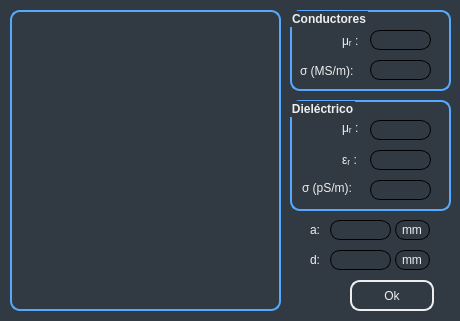
<?xml version="1.0" encoding="UTF-8"?>
<ui version="4.0">
 <class>Dialog</class>
 <widget class="QDialog" name="Dialog">
  <property name="enabled">
   <bool>true</bool>
  </property>
  <property name="geometry">
   <rect>
    <x>0</x>
    <y>0</y>
    <width>460</width>
    <height>321</height>
   </rect>
  </property>
  <property name="minimumSize">
   <size>
    <width>460</width>
    <height>321</height>
   </size>
  </property>
  <property name="maximumSize">
   <size>
    <width>460</width>
    <height>321</height>
   </size>
  </property>
  <property name="windowTitle">
   <string>Linea bifilar</string>
  </property>
  <property name="windowIcon">
   <iconset>
    <normaloff>minilogo.ico</normaloff>minilogo.ico</iconset>
  </property>
  <property name="windowOpacity">
   <double>1.000000000000000</double>
  </property>
  <property name="styleSheet">
   <string notr="true"> background-color: rgb(49, 58, 67);</string>
  </property>
  <property name="modal">
   <bool>false</bool>
  </property>
  <widget class="QPushButton" name="pbtn">
   <property name="geometry">
    <rect>
     <x>350</x>
     <y>280</y>
     <width>84</width>
     <height>31</height>
    </rect>
   </property>
   <property name="styleSheet">
    <string notr="true">QPushButton {
    border: 2px solid rgb(238, 238, 238);
    border-radius: 10px;
    background-color: transparent;
	color:rgb(238, 238, 238);
	font: 75 10pt &quot;MS Shell Dlg 2&quot;;
}

QPushButton:hover{
	border: 2px solid rgb(85,170,255);
}

QPushButton:pressed {
    background-color: rgb(85,170,255);
	color:black;
}

QPushButton:flat {
    border: none; /* no border for a flat push button */
}

QPushButton:default {
    border-color: navy; /* make the default button prominent */
}</string>
   </property>
   <property name="text">
    <string>Ok</string>
   </property>
   <property name="autoDefault">
    <bool>false</bool>
   </property>
  </widget>
  <widget class="QLabel" name="lbl_imagen">
   <property name="geometry">
    <rect>
     <x>20</x>
     <y>100</y>
     <width>251</width>
     <height>121</height>
    </rect>
   </property>
   <property name="text">
    <string/>
   </property>
   <property name="pixmap">
    <pixmap>lineabifilar.png</pixmap>
   </property>
   <property name="scaledContents">
    <bool>true</bool>
   </property>
  </widget>
  <widget class="QGroupBox" name="gpbx_conductores">
   <property name="geometry">
    <rect>
     <x>290</x>
     <y>10</y>
     <width>161</width>
     <height>81</height>
    </rect>
   </property>
   <property name="styleSheet">
    <string notr="true">QGroupBox {
    background-color: rgb(49, 58, 67);
    border: 2px solid;
	border-color:rgb(85,170,255);
    border-radius: 10px;
    margin-top: 1ex; /* leave space at the top for the title */
	font-size: 12px;
    font-weight: bold;
}
QGroupBox::title {
color:rgb(238, 238, 238);
font: 75 12pt &quot;MS Shell Dlg 2&quot;;
}</string>
   </property>
   <property name="title">
    <string>Conductores</string>
   </property>
   <widget class="QLabel" name="lbl_urc">
    <property name="geometry">
     <rect>
      <x>52</x>
      <y>20</y>
      <width>31</width>
      <height>21</height>
     </rect>
    </property>
    <property name="toolTip">
     <string>&lt;html&gt;&lt;head/&gt;&lt;body&gt;&lt;p&gt;Permeabilidad magnética relativa de los conductores.&lt;/p&gt;&lt;/body&gt;&lt;/html&gt;</string>
    </property>
    <property name="styleSheet">
     <string notr="true">QLabel{
color:rgb(238, 238, 238);
font: 75 10pt &quot;MS Shell Dlg 2&quot;;
}
QToolTip{ 
background-color: rgb(79, 93, 108); 
color: rgb(238, 238, 238); 
border: black solid 2px;
}</string>
    </property>
    <property name="text">
     <string>μᵣ :</string>
    </property>
   </widget>
   <widget class="QLabel" name="lbl_Dc">
    <property name="geometry">
     <rect>
      <x>10</x>
      <y>50</y>
      <width>81</width>
      <height>21</height>
     </rect>
    </property>
    <property name="toolTip">
     <string>&lt;html&gt;&lt;head/&gt;&lt;body&gt;&lt;p&gt;Conductividad de los conductores.&lt;/p&gt;&lt;/body&gt;&lt;/html&gt;</string>
    </property>
    <property name="styleSheet">
     <string notr="true">QLabel{
color:rgb(238, 238, 238);
font: 75 10pt &quot;MS Shell Dlg 2&quot;;
}
QToolTip{ 
background-color: rgb(79, 93, 108); 
color: rgb(238, 238, 238); 
border: black solid 2px;
}</string>
    </property>
    <property name="text">
     <string>σ (MS/m):</string>
    </property>
   </widget>
   <widget class="QLineEdit" name="linedit_urc">
    <property name="geometry">
     <rect>
      <x>80</x>
      <y>20</y>
      <width>61</width>
      <height>20</height>
     </rect>
    </property>
    <property name="styleSheet">
     <string notr="true">QLineEdit{
border:1px solid rgb(0, 0, 0);
border-radius: 10px;
color:rgb(238, 238, 238);
font: 75 10pt &quot;MS Shell Dlg 2&quot;;
padding-left: 5px;
padding-right: 5px;
background-color: rgb(49, 58, 67);
}
QLineEdit:hover{
border: 1px solid rgb(85,170,255);
background-color:rgb(79, 93, 108);
}
QLineEdit:focus{
border: 1px solid rgb(85,170,255);
background-color:rgb(79, 93, 108);
}</string>
    </property>
   </widget>
   <widget class="QLineEdit" name="linedit_Dc">
    <property name="geometry">
     <rect>
      <x>80</x>
      <y>50</y>
      <width>61</width>
      <height>20</height>
     </rect>
    </property>
    <property name="styleSheet">
     <string notr="true">QLineEdit{
border:1px solid rgb(0, 0, 0);
border-radius: 10px;
color:rgb(238, 238, 238);
font: 75 10pt &quot;MS Shell Dlg 2&quot;;
padding-left: 5px;
padding-right: 5px;
background-color: rgb(49, 58, 67);
}
QLineEdit:hover{
border: 1px solid rgb(85,170,255);
background-color:rgb(79, 93, 108);
}
QLineEdit:focus{
border: 1px solid rgb(85,170,255);
background-color:rgb(79, 93, 108);
}</string>
    </property>
   </widget>
  </widget>
  <widget class="QGroupBox" name="gpbx_dielectrico">
   <property name="geometry">
    <rect>
     <x>290</x>
     <y>100</y>
     <width>161</width>
     <height>111</height>
    </rect>
   </property>
   <property name="styleSheet">
    <string notr="true">QGroupBox {
    background-color: rgb(49, 58, 67);
    border: 2px solid;
	border-color:rgb(85,170,255);
    border-radius: 10px;
    margin-top: 1ex; /* leave space at the top for the title */
	font-size: 12px;
    font-weight: bold;
}
QGroupBox::title {
color:rgb(238, 238, 238);
font: 75 12pt &quot;MS Shell Dlg 2&quot;;
}</string>
   </property>
   <property name="title">
    <string>Dieléctrico</string>
   </property>
   <widget class="QLabel" name="lbl_Dd">
    <property name="geometry">
     <rect>
      <x>12</x>
      <y>80</y>
      <width>61</width>
      <height>16</height>
     </rect>
    </property>
    <property name="toolTip">
     <string>&lt;html&gt;&lt;head/&gt;&lt;body&gt;&lt;p&gt;Conductividad del dieléctrico.&lt;/p&gt;&lt;/body&gt;&lt;/html&gt;</string>
    </property>
    <property name="styleSheet">
     <string notr="true">QLabel{
color:rgb(238, 238, 238);
font: 75 10pt &quot;MS Shell Dlg 2&quot;;
}
QToolTip{ 
background-color: rgb(79, 93, 108); 
color: rgb(238, 238, 238); 
border: black solid 2px;
}</string>
    </property>
    <property name="text">
     <string>σ (pS/m):</string>
    </property>
   </widget>
   <widget class="QLabel" name="lbl_urd">
    <property name="geometry">
     <rect>
      <x>52</x>
      <y>20</y>
      <width>31</width>
      <height>16</height>
     </rect>
    </property>
    <property name="toolTip">
     <string>&lt;html&gt;&lt;head/&gt;&lt;body&gt;&lt;p&gt;Permeabilidad magnética relativa del dieléctrico.&lt;/p&gt;&lt;/body&gt;&lt;/html&gt;</string>
    </property>
    <property name="styleSheet">
     <string notr="true">QLabel{
color:rgb(238, 238, 238);
font: 75 10pt &quot;MS Shell Dlg 2&quot;;
}
QToolTip{ 
background-color: rgb(79, 93, 108); 
color: rgb(238, 238, 238); 
border: black solid 2px;
}</string>
    </property>
    <property name="text">
     <string>μᵣ :</string>
    </property>
   </widget>
   <widget class="QLabel" name="lbl_erd">
    <property name="geometry">
     <rect>
      <x>52</x>
      <y>50</y>
      <width>21</width>
      <height>20</height>
     </rect>
    </property>
    <property name="toolTip">
     <string>&lt;html&gt;&lt;head/&gt;&lt;body&gt;&lt;p&gt;Permitividad eléctrica relativa del dieléctrico.&lt;/p&gt;&lt;/body&gt;&lt;/html&gt;</string>
    </property>
    <property name="styleSheet">
     <string notr="true">QLabel{
color:rgb(238, 238, 238);
font: 75 10pt &quot;MS Shell Dlg 2&quot;;
}
QToolTip{ 
background-color: rgb(79, 93, 108); 
color: rgb(238, 238, 238); 
border: black solid 2px;
}</string>
    </property>
    <property name="text">
     <string>εᵣ :</string>
    </property>
   </widget>
   <widget class="QLineEdit" name="linedit_urd">
    <property name="geometry">
     <rect>
      <x>80</x>
      <y>20</y>
      <width>61</width>
      <height>20</height>
     </rect>
    </property>
    <property name="styleSheet">
     <string notr="true">QLineEdit{
border:1px solid rgb(0, 0, 0);
border-radius: 10px;
color:rgb(238, 238, 238);
font: 75 10pt &quot;MS Shell Dlg 2&quot;;
padding-left: 5px;
padding-right: 5px;
background-color: rgb(49, 58, 67);
}
QLineEdit:hover{
border: 1px solid rgb(85,170,255);
background-color:rgb(79, 93, 108);
}
QLineEdit:focus{
border: 1px solid rgb(85,170,255);
background-color:rgb(79, 93, 108);
}</string>
    </property>
   </widget>
   <widget class="QLineEdit" name="linedit_erd">
    <property name="geometry">
     <rect>
      <x>80</x>
      <y>50</y>
      <width>61</width>
      <height>20</height>
     </rect>
    </property>
    <property name="styleSheet">
     <string notr="true">QLineEdit{
border:1px solid rgb(0, 0, 0);
border-radius: 10px;
color:rgb(238, 238, 238);
font: 75 10pt &quot;MS Shell Dlg 2&quot;;
padding-left: 5px;
padding-right: 5px;
background-color: rgb(49, 58, 67);
}
QLineEdit:hover{
border: 1px solid rgb(85,170,255);
background-color:rgb(79, 93, 108);
}
QLineEdit:focus{
border: 1px solid rgb(85,170,255);
background-color:rgb(79, 93, 108);
}</string>
    </property>
   </widget>
   <widget class="QLineEdit" name="linedit_Dd">
    <property name="geometry">
     <rect>
      <x>80</x>
      <y>80</y>
      <width>61</width>
      <height>20</height>
     </rect>
    </property>
    <property name="styleSheet">
     <string notr="true">QLineEdit{
border:1px solid rgb(0, 0, 0);
border-radius: 10px;
color:rgb(238, 238, 238);
font: 75 10pt &quot;MS Shell Dlg 2&quot;;
padding-left: 5px;
padding-right: 5px;
background-color: rgb(49, 58, 67);
}
QLineEdit:hover{
border: 1px solid rgb(85,170,255);
background-color:rgb(79, 93, 108);
}
QLineEdit:focus{
border: 1px solid rgb(85,170,255);
background-color:rgb(79, 93, 108);
}</string>
    </property>
   </widget>
  </widget>
  <widget class="QGroupBox" name="groupBox">
   <property name="geometry">
    <rect>
     <x>10</x>
     <y>10</y>
     <width>271</width>
     <height>301</height>
    </rect>
   </property>
   <property name="styleSheet">
    <string notr="true">QGroupBox {
    background-color: transparent;
    border: 2px solid;
	border-color:rgb(85,170,255);
    border-radius: 10px;
    margin-top: 1ex; /* leave space at the top for the title */
	font-size: 12px;
    font-weight: bold;
}
QGroupBox::title {
color:rgb(238, 238, 238);
font: 75 12pt &quot;MS Shell Dlg 2&quot;;
}</string>
   </property>
   <property name="title">
    <string/>
   </property>
  </widget>
  <widget class="QComboBox" name="cbx_dim1">
   <property name="geometry">
    <rect>
     <x>395</x>
     <y>220</y>
     <width>35</width>
     <height>20</height>
    </rect>
   </property>
   <property name="sizePolicy">
    <sizepolicy hsizetype="Preferred" vsizetype="Preferred">
     <horstretch>0</horstretch>
     <verstretch>0</verstretch>
    </sizepolicy>
   </property>
   <property name="minimumSize">
    <size>
     <width>30</width>
     <height>0</height>
    </size>
   </property>
   <property name="maximumSize">
    <size>
     <width>81</width>
     <height>20</height>
    </size>
   </property>
   <property name="styleSheet">
    <string notr="true">QComboBox {
    border:1px solid rgb(0, 0, 0);
   	border-radius: 10px;
	color:rgb(238, 238, 238);
	font: 75 10pt &quot;MS Shell Dlg 2&quot;;
	background-color: rgb(49, 58, 67);
    padding-left: 6px;
}

QComboBox:hover{
	border: 1px solid rgb(85,170,255);
}

QComboBox:focus{
	border: 1px solid rgb(85,170,255);
}

QComboBox::drop-down {    
    border-left-width: 0px;
    border-left-color: black;
    border-left-style: solid; 
	width:0px;
}

QComboBox QAbstractItemView {
    selection-background-color: rgb(85,170,255);
	selection-color: black;
	color: rgb(238, 238, 238);
	background-color: rgb(79, 93, 108);
}</string>
   </property>
   <property name="currentText">
    <string>mm</string>
   </property>
   <property name="currentIndex">
    <number>2</number>
   </property>
   <property name="iconSize">
    <size>
     <width>0</width>
     <height>0</height>
    </size>
   </property>
   <item>
    <property name="text">
     <string>in</string>
    </property>
   </item>
   <item>
    <property name="text">
     <string>cm</string>
    </property>
   </item>
   <item>
    <property name="text">
     <string>mm</string>
    </property>
   </item>
  </widget>
  <widget class="QLabel" name="lbl_dim1">
   <property name="geometry">
    <rect>
     <x>310</x>
     <y>220</y>
     <width>16</width>
     <height>20</height>
    </rect>
   </property>
   <property name="toolTip">
    <string>&lt;html&gt;&lt;head/&gt;&lt;body&gt;&lt;p&gt;Radio de los conductores.&lt;/p&gt;&lt;/body&gt;&lt;/html&gt;</string>
   </property>
   <property name="styleSheet">
    <string notr="true">QLabel{
color:rgb(238, 238, 238);
font: 75 10pt &quot;MS Shell Dlg 2&quot;;
}
QToolTip{ 
background-color: rgb(79, 93, 108); 
color: rgb(238, 238, 238); 
border: black solid 2px;
}</string>
   </property>
   <property name="text">
    <string>a:</string>
   </property>
  </widget>
  <widget class="QLineEdit" name="linedit_dim1">
   <property name="geometry">
    <rect>
     <x>330</x>
     <y>220</y>
     <width>61</width>
     <height>20</height>
    </rect>
   </property>
   <property name="focusPolicy">
    <enum>Qt::ClickFocus</enum>
   </property>
   <property name="styleSheet">
    <string notr="true">QLineEdit{
border:1px solid rgb(0, 0, 0);
border-radius: 10px;
color:rgb(238, 238, 238);
font: 75 10pt &quot;MS Shell Dlg 2&quot;;
padding-left: 5px;
padding-right: 5px;
background-color: rgb(49, 58, 67);
}
QLineEdit:hover{
border: 1px solid rgb(85,170,255);
background-color:rgb(79, 93, 108);
}
QLineEdit:focus{
border: 1px solid rgb(85,170,255);
background-color:rgb(79, 93, 108);
}
</string>
   </property>
  </widget>
  <widget class="QLineEdit" name="linedit_dim2">
   <property name="geometry">
    <rect>
     <x>330</x>
     <y>250</y>
     <width>61</width>
     <height>20</height>
    </rect>
   </property>
   <property name="focusPolicy">
    <enum>Qt::ClickFocus</enum>
   </property>
   <property name="styleSheet">
    <string notr="true">QLineEdit{
border:1px solid rgb(0, 0, 0);
border-radius: 10px;
color:rgb(238, 238, 238);
font: 75 10pt &quot;MS Shell Dlg 2&quot;;
padding-left: 5px;
padding-right: 5px;
background-color: rgb(49, 58, 67);
}
QLineEdit:hover{
border: 1px solid rgb(85,170,255);
background-color:rgb(79, 93, 108);
}
QLineEdit:focus{
border: 1px solid rgb(85,170,255);
background-color:rgb(79, 93, 108);
}
</string>
   </property>
  </widget>
  <widget class="QLabel" name="lbl_dim2">
   <property name="geometry">
    <rect>
     <x>310</x>
     <y>250</y>
     <width>16</width>
     <height>20</height>
    </rect>
   </property>
   <property name="toolTip">
    <string>&lt;html&gt;&lt;head/&gt;&lt;body&gt;&lt;p&gt;Separación entre los conductores.&lt;/p&gt;&lt;/body&gt;&lt;/html&gt;</string>
   </property>
   <property name="styleSheet">
    <string notr="true">QLabel{
color:rgb(238, 238, 238);
font: 75 10pt &quot;MS Shell Dlg 2&quot;;
}
QToolTip{ 
background-color: rgb(79, 93, 108); 
color: rgb(238, 238, 238); 
border: black solid 2px;
}</string>
   </property>
   <property name="text">
    <string>d:</string>
   </property>
  </widget>
  <widget class="QComboBox" name="cbx_dim2">
   <property name="geometry">
    <rect>
     <x>395</x>
     <y>250</y>
     <width>35</width>
     <height>20</height>
    </rect>
   </property>
   <property name="sizePolicy">
    <sizepolicy hsizetype="Preferred" vsizetype="Preferred">
     <horstretch>0</horstretch>
     <verstretch>0</verstretch>
    </sizepolicy>
   </property>
   <property name="minimumSize">
    <size>
     <width>30</width>
     <height>0</height>
    </size>
   </property>
   <property name="maximumSize">
    <size>
     <width>81</width>
     <height>20</height>
    </size>
   </property>
   <property name="styleSheet">
    <string notr="true">QComboBox {
    border:1px solid rgb(0, 0, 0);
   	border-radius: 10px;
	color:rgb(238, 238, 238);
	font: 75 10pt &quot;MS Shell Dlg 2&quot;;
	background-color: rgb(49, 58, 67);
    padding-left: 6px;
}

QComboBox:hover{
	border: 1px solid rgb(85,170,255);
}

QComboBox:focus{
	border: 1px solid rgb(85,170,255);
}

QComboBox::drop-down {    
    border-left-width: 0px;
    border-left-color: black;
    border-left-style: solid; 
	width:0px;
}

QComboBox QAbstractItemView {
    selection-background-color: rgb(85,170,255);
	selection-color: black;
	color: rgb(238, 238, 238);
	background-color: rgb(79, 93, 108);
}</string>
   </property>
   <property name="currentText">
    <string>mm</string>
   </property>
   <property name="currentIndex">
    <number>2</number>
   </property>
   <property name="iconSize">
    <size>
     <width>0</width>
     <height>0</height>
    </size>
   </property>
   <item>
    <property name="text">
     <string>in</string>
    </property>
   </item>
   <item>
    <property name="text">
     <string>cm</string>
    </property>
   </item>
   <item>
    <property name="text">
     <string>mm</string>
    </property>
   </item>
  </widget>
  <zorder>groupBox</zorder>
  <zorder>pbtn</zorder>
  <zorder>lbl_imagen</zorder>
  <zorder>gpbx_conductores</zorder>
  <zorder>gpbx_dielectrico</zorder>
  <zorder>cbx_dim1</zorder>
  <zorder>lbl_dim1</zorder>
  <zorder>linedit_dim1</zorder>
  <zorder>linedit_dim2</zorder>
  <zorder>lbl_dim2</zorder>
  <zorder>cbx_dim2</zorder>
 </widget>
 <resources/>
 <connections/>
</ui>
